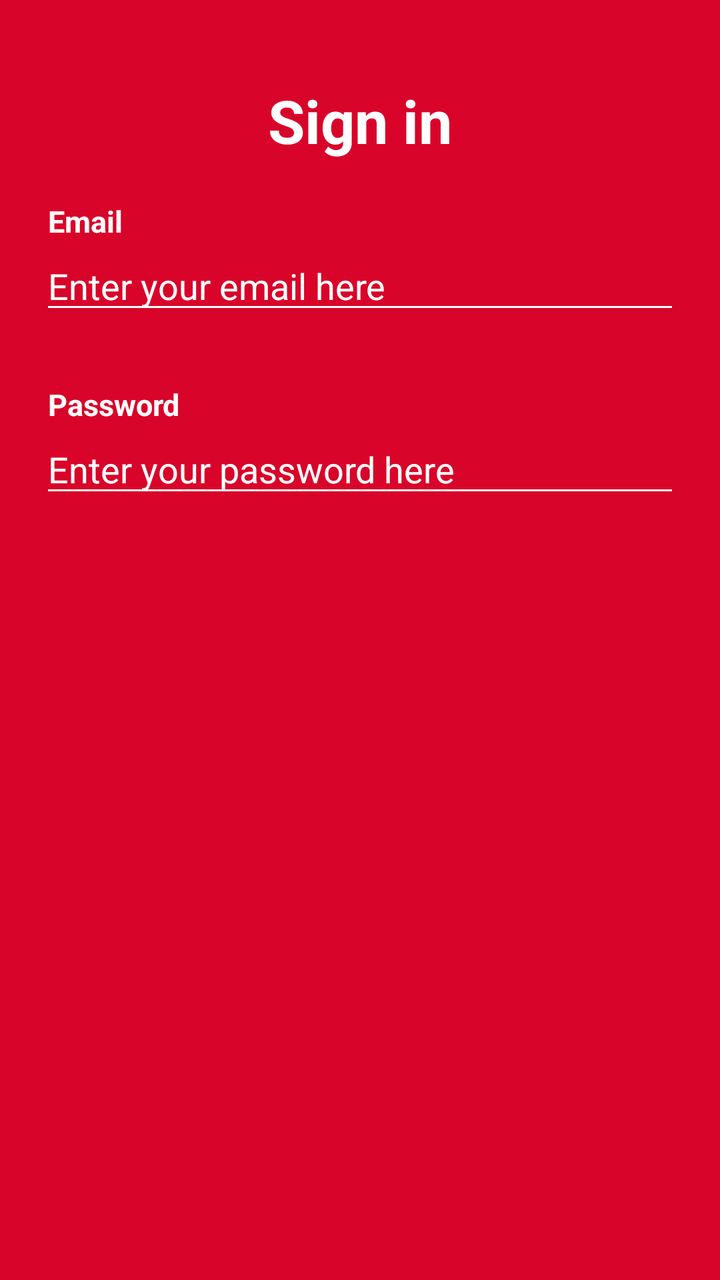
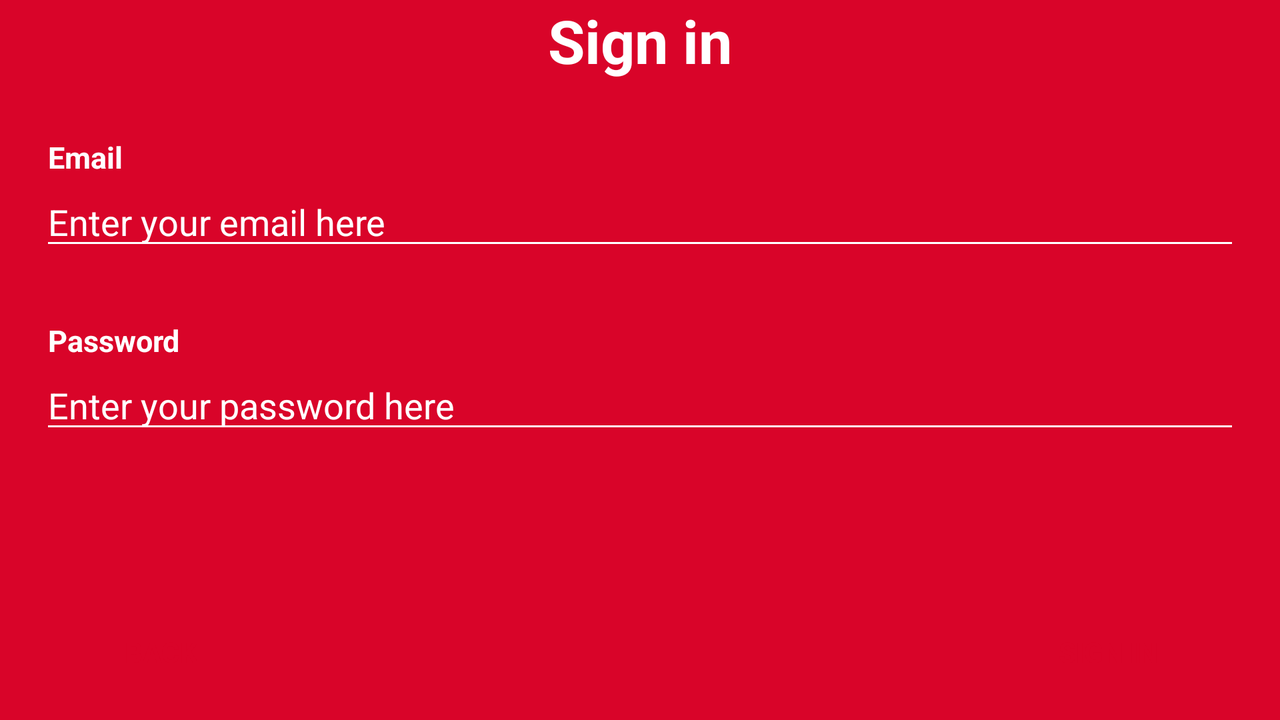

First picture: res/layout/ on a phone held upright. Second picture: the repository's own variant of that layout, on a device whose configuration matches the variant's folder. Source for both follows.
<!-- AndroidManifest.xml: application theme AppTheme -->
<!-- res/layout/fragment_sign_in.xml -->
<?xml version="1.0" encoding="utf-8"?>
<RelativeLayout xmlns:android="http://schemas.android.com/apk/res/android"
    xmlns:tools="http://schemas.android.com/tools"
    android:layout_width="match_parent"
    android:layout_height="match_parent"
    xmlns:app="http://schemas.android.com/apk/res-auto"
    tools:context=".fragments.login.SignInFragment"
    android:background="@color/colorRed">

    <TextView
        android:id="@+id/TextView_signinFragment_signin"
        android:layout_width="wrap_content"
        android:layout_height="wrap_content"
        android:text="@string/signin"
        android:textSize="30sp"
        android:textColor="@color/colorWhite"
        android:textStyle="bold"
        android:layout_centerHorizontal="true"
        android:layout_marginTop="40dp"/>

    <TextView
        android:id="@+id/TextView_signinFragment_emailTitle"
        android:layout_width="wrap_content"
        android:layout_height="wrap_content"
        android:text="@string/email"
        android:textColor="@color/colorWhite"
        android:textSize="15sp"
        android:textStyle="bold"
        android:layout_below="@+id/TextView_signinFragment_signin"
        android:layout_marginTop="20dp"
        android:layout_marginLeft="24dp"
        android:layout_marginStart="24dp" />

    <EditText
        android:id="@+id/EditText_signinFragment_email"
        android:layout_width="match_parent"
        android:layout_height="wrap_content"
        android:hint="@string/email_hint"
        android:textColor="@color/colorWhite"
        android:textColorHint="@color/colorWhite"
        android:backgroundTint="@color/colorWhite"
        android:layout_marginHorizontal="20dp"
        android:layout_below="@+id/TextView_signinFragment_emailTitle"
        android:importantForAutofill="no"
        android:inputType="textEmailAddress"
        android:imeOptions="actionDone"/>

    <TextView
        android:id="@+id/TextView_signinFragment_passwordTitle"
        android:layout_width="wrap_content"
        android:layout_height="wrap_content"
        android:text="@string/password"
        android:textColor="@color/colorWhite"
        android:textSize="15sp"
        android:textStyle="bold"
        android:layout_below="@+id/EditText_signinFragment_email"
        android:layout_marginTop="30dp"
        android:layout_marginLeft="24dp"
        android:layout_marginStart="24dp" />

    <EditText
        android:id="@+id/EditText_signinFragment_password"
        android:layout_width="match_parent"
        android:layout_height="wrap_content"
        android:hint="@string/password_hint"
        android:textColor="@color/colorWhite"
        android:textColorHint="@color/colorWhite"
        android:backgroundTint="@color/colorWhite"
        android:layout_marginHorizontal="20dp"
        android:layout_below="@+id/TextView_signinFragment_passwordTitle"
        android:importantForAutofill="no"
        android:inputType="textPassword"
        android:imeOptions="actionDone"
        />

    <Button
        style="@style/TextAppearance.AppCompat.Widget.Button.Colored"
        android:id="@+id/Button_signinFragment_back"
        android:layout_width="wrap_content"
        android:layout_height="wrap_content"
        android:layout_alignParentBottom="true"
        android:layout_marginStart="22dp"
        android:layout_marginLeft="22dp"
        android:layout_marginTop="10dp"
        android:layout_marginBottom="10sp"
        android:paddingHorizontal="40dp"
        android:text="@string/back"
        android:textColor="@color/colorRed"
        android:textStyle="bold"
        app:strokeColor="@color/colorWhite"
        app:strokeWidth="25dp"
        android:background="@drawable/button_border_login"
        />

    <Button
        style="@style/TextAppearance.AppCompat.Widget.Button.Colored"
        android:id="@+id/Button_signinFragment_signin"
        android:layout_width="wrap_content"
        android:layout_height="wrap_content"
        android:text="@string/signin"
        android:paddingHorizontal="40dp"
        android:textColor="@color/colorRed"
        android:textStyle="bold"
        android:layout_alignParentBottom="true"
        android:layout_marginBottom="10sp"
        android:layout_marginTop="10dp"
        android:layout_marginRight="21dp"
        android:layout_alignParentRight="true"
        android:layout_alignParentEnd="true"
        android:layout_marginEnd="21dp"
        android:background="@drawable/button_border_login"/>

</RelativeLayout>
<!-- resources referenced by this layout -->
<resources>
  <color name="colorRed">#D90429</color>
  <color name="colorWhite">#FFFFFF</color>
  <string name="back">Back</string>
  <string name="email">Email</string>
  <string name="email_hint">Enter your email here</string>
  <string name="password">Password</string>
  <string name="password_hint">Enter your password here</string>
  <string name="signin">Sign in</string>
  <style name="AppTheme" parent="Theme.AppCompat.Light.NoActionBar">
          <item name="backgroundColor">#FFFFFF</item>
          <item name="colorButtonNormal">#E63946</item>
          <item name="android:textColor">#FFFFFF</item>
          <item name="colorAccent">@color/colorAccent</item>
          <item name="android:colorPrimaryDark" tools:ignore="NewApi">@color/colorRed</item>
      </style>
  <color name="colorAccent">#03DAC5</color>
</resources>
<!-- res/layout-land/fragment_sign_in.xml (the repository's variant of the layout above) -->
<!-- drawn on the phone turned sideways -->
<?xml version="1.0" encoding="utf-8"?>
<androidx.constraintlayout.widget.ConstraintLayout xmlns:android="http://schemas.android.com/apk/res/android"
    xmlns:app="http://schemas.android.com/apk/res-auto"
    xmlns:tools="http://schemas.android.com/tools"
    android:id="@+id/relativeLayout3"
    android:layout_width="match_parent"
    android:layout_height="match_parent"
    android:background="@color/colorRed"
    tools:context=".Fragments.SignInFragment">

    <androidx.core.widget.NestedScrollView
        android:id="@+id/nestedScrollView2"
        android:layout_width="match_parent"
        android:layout_height="0dp"
        android:layout_marginTop="8dp"
        android:layout_marginBottom="8dp"
        android:fillViewport="true"
        app:layout_constraintBottom_toTopOf="@+id/Button_signinFragment_back"
        app:layout_constraintEnd_toEndOf="parent"
        app:layout_constraintStart_toStartOf="parent"
        app:layout_constraintTop_toBottomOf="@+id/TextView_signinFragment_signin">

        <LinearLayout
            android:layout_width="match_parent"
            android:layout_height="wrap_content"
            android:orientation="vertical">

            <TextView
                android:id="@+id/TextView_signinFragment_emailTitle"
                android:layout_width="wrap_content"
                android:layout_height="wrap_content"
                android:layout_marginStart="24dp"
                android:layout_marginLeft="24dp"
                android:layout_marginTop="20dp"
                android:text="@string/email"
                android:textColor="@color/colorWhite"
                android:textSize="15sp"
                android:textStyle="bold" />

            <EditText
                android:id="@+id/EditText_signinFragment_email"
                android:layout_width="match_parent"
                android:layout_height="wrap_content"
                android:layout_marginHorizontal="20dp"
                android:backgroundTint="@color/colorWhite"
                android:hint="@string/email_hint"
                android:imeOptions="actionDone"
                android:importantForAutofill="no"
                android:inputType="textEmailAddress"
                android:textColor="@color/colorWhite"
                android:textColorHint="@color/colorWhite" />

            <TextView
                android:id="@+id/TextView_signinFragment_passwordTitle"
                android:layout_width="wrap_content"
                android:layout_height="wrap_content"
                android:layout_marginStart="24dp"
                android:layout_marginLeft="24dp"
                android:layout_marginTop="30dp"
                android:text="@string/password"
                android:textColor="@color/colorWhite"
                android:textSize="15sp"
                android:textStyle="bold" />

            <EditText
                android:id="@+id/EditText_signinFragment_password"
                android:layout_width="match_parent"
                android:layout_height="wrap_content"
                android:layout_marginHorizontal="20dp"
                android:backgroundTint="@color/colorWhite"
                android:hint="@string/password_hint"
                android:imeOptions="actionDone"
                android:importantForAutofill="no"
                android:inputType="textPassword"
                android:textColor="@color/colorWhite"
                android:textColorHint="@color/colorWhite" />

        </LinearLayout>
    </androidx.core.widget.NestedScrollView>

    <TextView
        android:id="@+id/TextView_signinFragment_signin"
        android:layout_width="wrap_content"
        android:layout_height="wrap_content"
        android:text="@string/signin"
        android:textColor="@color/colorWhite"
        android:textSize="30sp"
        android:textStyle="bold"
        app:layout_constraintLeft_toLeftOf="parent"
        app:layout_constraintRight_toRightOf="parent"
        app:layout_constraintTop_toTopOf="parent" />

    <Button
        android:id="@+id/Button_signinFragment_back"
        style="@style/TextAppearance.AppCompat.Widget.Button.Colored"
        android:layout_width="wrap_content"
        android:layout_height="wrap_content"
        android:layout_marginStart="22dp"
        android:layout_marginLeft="22dp"
        android:layout_marginTop="10dp"
        android:layout_marginBottom="10sp"
        android:background="@drawable/button_border_login"
        android:paddingHorizontal="40dp"
        android:text="@string/back"
        android:textColor="@color/colorRed"
        android:textStyle="bold"
        app:layout_constraintBottom_toBottomOf="parent"
        app:layout_constraintStart_toStartOf="parent"
        app:strokeColor="@color/colorWhite"
        app:strokeWidth="25dp" />

    <Button
        android:id="@+id/Button_signinFragment_signin"
        style="@style/TextAppearance.AppCompat.Widget.Button.Colored"
        android:layout_width="wrap_content"
        android:layout_height="wrap_content"
        android:layout_marginTop="10dp"
        android:layout_marginEnd="21dp"
        android:layout_marginRight="21dp"
        android:layout_marginBottom="10sp"
        android:background="@drawable/button_border_login"
        android:paddingHorizontal="40dp"
        android:text="@string/signin"
        android:textColor="@color/colorRed"
        android:textStyle="bold"
        app:layout_constraintBottom_toBottomOf="parent"
        app:layout_constraintEnd_toEndOf="parent"
        app:layout_constraintRight_toRightOf="parent" />

</androidx.constraintlayout.widget.ConstraintLayout>
